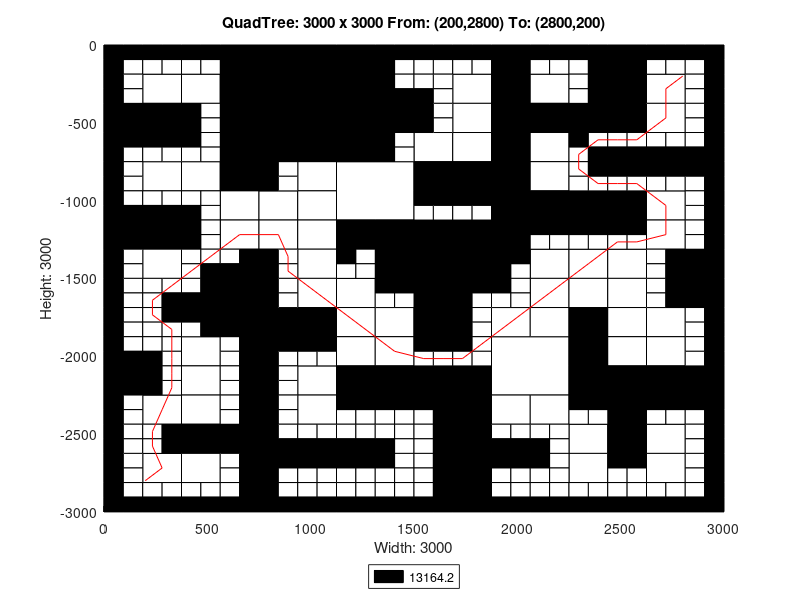

The MATLAB script that drew this image:
axis([0 3000 -3000 0]);
title('QuadTree: 3000 x 3000 From: (200,2800) To: (2800,200)');
xlabel('Width: 3000');
ylabel('Height: 3000');
rectangle('Position',[750 -375 375 375], 'FaceColor',[0 0 0]);
rectangle('Position',[750 -750 375 375], 'FaceColor',[0 0 0]);
rectangle('Position',[1125 -1125 375 375], 'FaceColor',[1 1 1]);
rectangle('Position',[1500 -1500 375 375], 'FaceColor',[0 0 0]);
rectangle('Position',[1875 -2250 375 375], 'FaceColor',[1 1 1]);
rectangle('Position',[187.5 -375 187.5 187.5], 'FaceColor',[1 1 1]);
rectangle('Position',[562.5 -187.5 187.5 187.5], 'FaceColor',[0 0 0]);
rectangle('Position',[375 -375 187.5 187.5], 'FaceColor',[1 1 1]);
rectangle('Position',[562.5 -375 187.5 187.5], 'FaceColor',[0 0 0]);
rectangle('Position',[0 -562.5 187.5 187.5], 'FaceColor',[0 0 0]);
rectangle('Position',[187.5 -562.5 187.5 187.5], 'FaceColor',[0 0 0]);
rectangle('Position',[562.5 -562.5 187.5 187.5], 'FaceColor',[0 0 0]);
rectangle('Position',[562.5 -750 187.5 187.5], 'FaceColor',[0 0 0]);
rectangle('Position',[1125 -187.5 187.5 187.5], 'FaceColor',[0 0 0]);
rectangle('Position',[1125 -375 187.5 187.5], 'FaceColor',[0 0 0]);
rectangle('Position',[1125 -562.5 187.5 187.5], 'FaceColor',[0 0 0]);
rectangle('Position',[1312.5 -562.5 187.5 187.5], 'FaceColor',[0 0 0]);
rectangle('Position',[1125 -750 187.5 187.5], 'FaceColor',[0 0 0]);
rectangle('Position',[187.5 -937.5 187.5 187.5], 'FaceColor',[1 1 1]);
rectangle('Position',[375 -937.5 187.5 187.5], 'FaceColor',[1 1 1]);
rectangle('Position',[562.5 -937.5 187.5 187.5], 'FaceColor',[0 0 0]);
rectangle('Position',[562.5 -1125 187.5 187.5], 'FaceColor',[1 1 1]);
rectangle('Position',[0 -1312.5 187.5 187.5], 'FaceColor',[0 0 0]);
rectangle('Position',[187.5 -1312.5 187.5 187.5], 'FaceColor',[0 0 0]);
rectangle('Position',[187.5 -1500 187.5 187.5], 'FaceColor',[1 1 1]);
rectangle('Position',[562.5 -1312.5 187.5 187.5], 'FaceColor',[1 1 1]);
rectangle('Position',[937.5 -937.5 187.5 187.5], 'FaceColor',[1 1 1]);
rectangle('Position',[750 -1125 187.5 187.5], 'FaceColor',[1 1 1]);
rectangle('Position',[937.5 -1125 187.5 187.5], 'FaceColor',[1 1 1]);
rectangle('Position',[750 -1312.5 187.5 187.5], 'FaceColor',[1 1 1]);
rectangle('Position',[937.5 -1312.5 187.5 187.5], 'FaceColor',[1 1 1]);
rectangle('Position',[937.5 -1500 187.5 187.5], 'FaceColor',[1 1 1]);
rectangle('Position',[1125 -1312.5 187.5 187.5], 'FaceColor',[0 0 0]);
rectangle('Position',[1312.5 -1312.5 187.5 187.5], 'FaceColor',[0 0 0]);
rectangle('Position',[1312.5 -1500 187.5 187.5], 'FaceColor',[0 0 0]);
rectangle('Position',[1687.5 -375 187.5 187.5], 'FaceColor',[1 1 1]);
rectangle('Position',[1875 -187.5 187.5 187.5], 'FaceColor',[0 0 0]);
rectangle('Position',[1875 -375 187.5 187.5], 'FaceColor',[0 0 0]);
rectangle('Position',[2062.5 -375 187.5 187.5], 'FaceColor',[1 1 1]);
rectangle('Position',[1687.5 -562.5 187.5 187.5], 'FaceColor',[1 1 1]);
rectangle('Position',[1500 -750 187.5 187.5], 'FaceColor',[1 1 1]);
rectangle('Position',[1687.5 -750 187.5 187.5], 'FaceColor',[1 1 1]);
rectangle('Position',[1875 -562.5 187.5 187.5], 'FaceColor',[0 0 0]);
rectangle('Position',[2062.5 -562.5 187.5 187.5], 'FaceColor',[0 0 0]);
rectangle('Position',[1875 -750 187.5 187.5], 'FaceColor',[0 0 0]);
rectangle('Position',[2062.5 -750 187.5 187.5], 'FaceColor',[1 1 1]);
rectangle('Position',[2437.5 -187.5 187.5 187.5], 'FaceColor',[0 0 0]);
rectangle('Position',[2437.5 -375 187.5 187.5], 'FaceColor',[0 0 0]);
rectangle('Position',[2625 -375 187.5 187.5], 'FaceColor',[1 1 1]);
rectangle('Position',[2250 -562.5 187.5 187.5], 'FaceColor',[0 0 0]);
rectangle('Position',[2437.5 -562.5 187.5 187.5], 'FaceColor',[0 0 0]);
rectangle('Position',[2625 -562.5 187.5 187.5], 'FaceColor',[1 1 1]);
rectangle('Position',[1500 -937.5 187.5 187.5], 'FaceColor',[0 0 0]);
rectangle('Position',[1687.5 -937.5 187.5 187.5], 'FaceColor',[0 0 0]);
rectangle('Position',[1875 -937.5 187.5 187.5], 'FaceColor',[0 0 0]);
rectangle('Position',[2062.5 -937.5 187.5 187.5], 'FaceColor',[1 1 1]);
rectangle('Position',[1875 -1125 187.5 187.5], 'FaceColor',[0 0 0]);
rectangle('Position',[2062.5 -1125 187.5 187.5], 'FaceColor',[0 0 0]);
rectangle('Position',[1875 -1312.5 187.5 187.5], 'FaceColor',[0 0 0]);
rectangle('Position',[2062.5 -1500 187.5 187.5], 'FaceColor',[1 1 1]);
rectangle('Position',[2250 -1125 187.5 187.5], 'FaceColor',[0 0 0]);
rectangle('Position',[2437.5 -1125 187.5 187.5], 'FaceColor',[0 0 0]);
rectangle('Position',[2625 -1125 187.5 187.5], 'FaceColor',[1 1 1]);
rectangle('Position',[2250 -1500 187.5 187.5], 'FaceColor',[1 1 1]);
rectangle('Position',[2437.5 -1500 187.5 187.5], 'FaceColor',[1 1 1]);
rectangle('Position',[2625 -1312.5 187.5 187.5], 'FaceColor',[1 1 1]);
rectangle('Position',[2812.5 -1500 187.5 187.5], 'FaceColor',[0 0 0]);
rectangle('Position',[562.5 -1687.5 187.5 187.5], 'FaceColor',[0 0 0]);
rectangle('Position',[562.5 -1875 187.5 187.5], 'FaceColor',[0 0 0]);
rectangle('Position',[0 -2250 187.5 187.5], 'FaceColor',[0 0 0]);
rectangle('Position',[375 -2062.5 187.5 187.5], 'FaceColor',[1 1 1]);
rectangle('Position',[375 -2250 187.5 187.5], 'FaceColor',[1 1 1]);
rectangle('Position',[937.5 -1687.5 187.5 187.5], 'FaceColor',[1 1 1]);
rectangle('Position',[750 -1875 187.5 187.5], 'FaceColor',[0 0 0]);
rectangle('Position',[937.5 -1875 187.5 187.5], 'FaceColor',[0 0 0]);
rectangle('Position',[1125 -1687.5 187.5 187.5], 'FaceColor',[1 1 1]);
rectangle('Position',[1125 -1875 187.5 187.5], 'FaceColor',[1 1 1]);
rectangle('Position',[1312.5 -1875 187.5 187.5], 'FaceColor',[1 1 1]);
rectangle('Position',[937.5 -2250 187.5 187.5], 'FaceColor',[1 1 1]);
rectangle('Position',[1125 -2062.5 187.5 187.5], 'FaceColor',[1 1 1]);
rectangle('Position',[1312.5 -2062.5 187.5 187.5], 'FaceColor',[1 1 1]);
rectangle('Position',[1125 -2250 187.5 187.5], 'FaceColor',[0 0 0]);
rectangle('Position',[1312.5 -2250 187.5 187.5], 'FaceColor',[0 0 0]);
rectangle('Position',[187.5 -2437.5 187.5 187.5], 'FaceColor',[1 1 1]);
rectangle('Position',[375 -2437.5 187.5 187.5], 'FaceColor',[1 1 1]);
rectangle('Position',[375 -2625 187.5 187.5], 'FaceColor',[0 0 0]);
rectangle('Position',[562.5 -2625 187.5 187.5], 'FaceColor',[0 0 0]);
rectangle('Position',[187.5 -2812.5 187.5 187.5], 'FaceColor',[1 1 1]);
rectangle('Position',[375 -2812.5 187.5 187.5], 'FaceColor',[1 1 1]);
rectangle('Position',[937.5 -2437.5 187.5 187.5], 'FaceColor',[1 1 1]);
rectangle('Position',[1500 -1687.5 187.5 187.5], 'FaceColor',[0 0 0]);
rectangle('Position',[1500 -1875 187.5 187.5], 'FaceColor',[0 0 0]);
rectangle('Position',[2062.5 -1687.5 187.5 187.5], 'FaceColor',[1 1 1]);
rectangle('Position',[1875 -1875 187.5 187.5], 'FaceColor',[1 1 1]);
rectangle('Position',[2062.5 -1875 187.5 187.5], 'FaceColor',[1 1 1]);
rectangle('Position',[1500 -2250 187.5 187.5], 'FaceColor',[0 0 0]);
rectangle('Position',[1687.5 -2250 187.5 187.5], 'FaceColor',[0 0 0]);
rectangle('Position',[2250 -1687.5 187.5 187.5], 'FaceColor',[1 1 1]);
rectangle('Position',[2437.5 -1687.5 187.5 187.5], 'FaceColor',[1 1 1]);
rectangle('Position',[2250 -1875 187.5 187.5], 'FaceColor',[0 0 0]);
rectangle('Position',[2437.5 -1875 187.5 187.5], 'FaceColor',[1 1 1]);
rectangle('Position',[2812.5 -1687.5 187.5 187.5], 'FaceColor',[0 0 0]);
rectangle('Position',[2625 -1875 187.5 187.5], 'FaceColor',[1 1 1]);
rectangle('Position',[2250 -2062.5 187.5 187.5], 'FaceColor',[0 0 0]);
rectangle('Position',[2437.5 -2062.5 187.5 187.5], 'FaceColor',[1 1 1]);
rectangle('Position',[2250 -2250 187.5 187.5], 'FaceColor',[0 0 0]);
rectangle('Position',[2437.5 -2250 187.5 187.5], 'FaceColor',[0 0 0]);
rectangle('Position',[2625 -2062.5 187.5 187.5], 'FaceColor',[1 1 1]);
rectangle('Position',[2625 -2250 187.5 187.5], 'FaceColor',[0 0 0]);
rectangle('Position',[2812.5 -2250 187.5 187.5], 'FaceColor',[0 0 0]);
rectangle('Position',[1687.5 -2437.5 187.5 187.5], 'FaceColor',[0 0 0]);
rectangle('Position',[1687.5 -2625 187.5 187.5], 'FaceColor',[0 0 0]);
rectangle('Position',[1875 -2437.5 187.5 187.5], 'FaceColor',[1 1 1]);
rectangle('Position',[2062.5 -2437.5 187.5 187.5], 'FaceColor',[1 1 1]);
rectangle('Position',[1687.5 -2812.5 187.5 187.5], 'FaceColor',[0 0 0]);
rectangle('Position',[1687.5 -3000 187.5 187.5], 'FaceColor',[0 0 0]);
rectangle('Position',[2437.5 -2437.5 187.5 187.5], 'FaceColor',[0 0 0]);
rectangle('Position',[2250 -2625 187.5 187.5], 'FaceColor',[1 1 1]);
rectangle('Position',[2437.5 -2625 187.5 187.5], 'FaceColor',[0 0 0]);
rectangle('Position',[2625 -2625 187.5 187.5], 'FaceColor',[1 1 1]);
rectangle('Position',[2250 -2812.5 187.5 187.5], 'FaceColor',[1 1 1]);
rectangle('Position',[2625 -2812.5 187.5 187.5], 'FaceColor',[1 1 1]);
rectangle('Position',[0 -93.75 93.75 93.75], 'FaceColor',[0 0 0]);
rectangle('Position',[93.75 -93.75 93.75 93.75], 'FaceColor',[0 0 0]);
rectangle('Position',[0 -187.5 93.75 93.75], 'FaceColor',[0 0 0]);
rectangle('Position',[93.75 -187.5 93.75 93.75], 'FaceColor',[1 1 1]);
rectangle('Position',[187.5 -93.75 93.75 93.75], 'FaceColor',[0 0 0]);
rectangle('Position',[281.25 -93.75 93.75 93.75], 'FaceColor',[0 0 0]);
rectangle('Position',[187.5 -187.5 93.75 93.75], 'FaceColor',[1 1 1]);
rectangle('Position',[281.25 -187.5 93.75 93.75], 'FaceColor',[1 1 1]);
rectangle('Position',[0 -281.25 93.75 93.75], 'FaceColor',[0 0 0]);
rectangle('Position',[93.75 -281.25 93.75 93.75], 'FaceColor',[1 1 1]);
rectangle('Position',[0 -375 93.75 93.75], 'FaceColor',[0 0 0]);
rectangle('Position',[93.75 -375 93.75 93.75], 'FaceColor',[1 1 1]);
rectangle('Position',[375 -93.75 93.75 93.75], 'FaceColor',[0 0 0]);
rectangle('Position',[468.75 -93.75 93.75 93.75], 'FaceColor',[0 0 0]);
rectangle('Position',[375 -187.5 93.75 93.75], 'FaceColor',[1 1 1]);
rectangle('Position',[468.75 -187.5 93.75 93.75], 'FaceColor',[1 1 1]);
rectangle('Position',[0 -656.25 93.75 93.75], 'FaceColor',[0 0 0]);
rectangle('Position',[93.75 -656.25 93.75 93.75], 'FaceColor',[0 0 0]);
rectangle('Position',[0 -750 93.75 93.75], 'FaceColor',[0 0 0]);
rectangle('Position',[93.75 -750 93.75 93.75], 'FaceColor',[1 1 1]);
rectangle('Position',[187.5 -656.25 93.75 93.75], 'FaceColor',[0 0 0]);
rectangle('Position',[281.25 -656.25 93.75 93.75], 'FaceColor',[0 0 0]);
rectangle('Position',[187.5 -750 93.75 93.75], 'FaceColor',[1 1 1]);
rectangle('Position',[281.25 -750 93.75 93.75], 'FaceColor',[1 1 1]);
rectangle('Position',[375 -468.75 93.75 93.75], 'FaceColor',[0 0 0]);
rectangle('Position',[468.75 -468.75 93.75 93.75], 'FaceColor',[1 1 1]);
rectangle('Position',[375 -562.5 93.75 93.75], 'FaceColor',[0 0 0]);
rectangle('Position',[468.75 -562.5 93.75 93.75], 'FaceColor',[1 1 1]);
rectangle('Position',[375 -656.25 93.75 93.75], 'FaceColor',[0 0 0]);
rectangle('Position',[468.75 -656.25 93.75 93.75], 'FaceColor',[1 1 1]);
rectangle('Position',[375 -750 93.75 93.75], 'FaceColor',[1 1 1]);
rectangle('Position',[468.75 -750 93.75 93.75], 'FaceColor',[1 1 1]);
rectangle('Position',[1312.5 -93.75 93.75 93.75], 'FaceColor',[0 0 0]);
rectangle('Position',[1406.25 -93.75 93.75 93.75], 'FaceColor',[0 0 0]);
rectangle('Position',[1312.5 -187.5 93.75 93.75], 'FaceColor',[0 0 0]);
rectangle('Position',[1406.25 -187.5 93.75 93.75], 'FaceColor',[1 1 1]);
rectangle('Position',[1312.5 -281.25 93.75 93.75], 'FaceColor',[0 0 0]);
rectangle('Position',[1406.25 -281.25 93.75 93.75], 'FaceColor',[1 1 1]);
rectangle('Position',[1312.5 -375 93.75 93.75], 'FaceColor',[0 0 0]);
rectangle('Position',[1406.25 -375 93.75 93.75], 'FaceColor',[0 0 0]);
rectangle('Position',[1312.5 -656.25 93.75 93.75], 'FaceColor',[0 0 0]);
rectangle('Position',[1406.25 -656.25 93.75 93.75], 'FaceColor',[1 1 1]);
rectangle('Position',[1312.5 -750 93.75 93.75], 'FaceColor',[0 0 0]);
rectangle('Position',[1406.25 -750 93.75 93.75], 'FaceColor',[1 1 1]);
rectangle('Position',[0 -843.75 93.75 93.75], 'FaceColor',[0 0 0]);
rectangle('Position',[93.75 -843.75 93.75 93.75], 'FaceColor',[1 1 1]);
rectangle('Position',[0 -937.5 93.75 93.75], 'FaceColor',[0 0 0]);
rectangle('Position',[93.75 -937.5 93.75 93.75], 'FaceColor',[1 1 1]);
rectangle('Position',[0 -1031.25 93.75 93.75], 'FaceColor',[0 0 0]);
rectangle('Position',[93.75 -1031.25 93.75 93.75], 'FaceColor',[1 1 1]);
rectangle('Position',[0 -1125 93.75 93.75], 'FaceColor',[0 0 0]);
rectangle('Position',[93.75 -1125 93.75 93.75], 'FaceColor',[0 0 0]);
rectangle('Position',[187.5 -1031.25 93.75 93.75], 'FaceColor',[1 1 1]);
rectangle('Position',[281.25 -1031.25 93.75 93.75], 'FaceColor',[1 1 1]);
rectangle('Position',[187.5 -1125 93.75 93.75], 'FaceColor',[0 0 0]);
rectangle('Position',[281.25 -1125 93.75 93.75], 'FaceColor',[0 0 0]);
rectangle('Position',[375 -1031.25 93.75 93.75], 'FaceColor',[1 1 1]);
rectangle('Position',[468.75 -1031.25 93.75 93.75], 'FaceColor',[1 1 1]);
rectangle('Position',[375 -1125 93.75 93.75], 'FaceColor',[0 0 0]);
rectangle('Position',[468.75 -1125 93.75 93.75], 'FaceColor',[1 1 1]);
rectangle('Position',[0 -1406.25 93.75 93.75], 'FaceColor',[0 0 0]);
rectangle('Position',[93.75 -1406.25 93.75 93.75], 'FaceColor',[1 1 1]);
rectangle('Position',[0 -1500 93.75 93.75], 'FaceColor',[0 0 0]);
rectangle('Position',[93.75 -1500 93.75 93.75], 'FaceColor',[1 1 1]);
rectangle('Position',[375 -1218.75 93.75 93.75], 'FaceColor',[0 0 0]);
rectangle('Position',[468.75 -1218.75 93.75 93.75], 'FaceColor',[1 1 1]);
rectangle('Position',[375 -1312.5 93.75 93.75], 'FaceColor',[0 0 0]);
rectangle('Position',[468.75 -1312.5 93.75 93.75], 'FaceColor',[1 1 1]);
rectangle('Position',[375 -1406.25 93.75 93.75], 'FaceColor',[1 1 1]);
rectangle('Position',[468.75 -1406.25 93.75 93.75], 'FaceColor',[1 1 1]);
rectangle('Position',[375 -1500 93.75 93.75], 'FaceColor',[1 1 1]);
rectangle('Position',[468.75 -1500 93.75 93.75], 'FaceColor',[0 0 0]);
rectangle('Position',[562.5 -1406.25 93.75 93.75], 'FaceColor',[1 1 1]);
rectangle('Position',[656.25 -1406.25 93.75 93.75], 'FaceColor',[0 0 0]);
rectangle('Position',[562.5 -1500 93.75 93.75], 'FaceColor',[0 0 0]);
rectangle('Position',[656.25 -1500 93.75 93.75], 'FaceColor',[0 0 0]);
rectangle('Position',[750 -843.75 93.75 93.75], 'FaceColor',[0 0 0]);
rectangle('Position',[843.75 -843.75 93.75 93.75], 'FaceColor',[1 1 1]);
rectangle('Position',[750 -937.5 93.75 93.75], 'FaceColor',[0 0 0]);
rectangle('Position',[843.75 -937.5 93.75 93.75], 'FaceColor',[1 1 1]);
rectangle('Position',[750 -1406.25 93.75 93.75], 'FaceColor',[0 0 0]);
rectangle('Position',[843.75 -1406.25 93.75 93.75], 'FaceColor',[1 1 1]);
rectangle('Position',[750 -1500 93.75 93.75], 'FaceColor',[0 0 0]);
rectangle('Position',[843.75 -1500 93.75 93.75], 'FaceColor',[1 1 1]);
rectangle('Position',[1125 -1406.25 93.75 93.75], 'FaceColor',[0 0 0]);
rectangle('Position',[1218.75 -1406.25 93.75 93.75], 'FaceColor',[1 1 1]);
rectangle('Position',[1125 -1500 93.75 93.75], 'FaceColor',[1 1 1]);
rectangle('Position',[1218.75 -1500 93.75 93.75], 'FaceColor',[1 1 1]);
rectangle('Position',[1500 -93.75 93.75 93.75], 'FaceColor',[0 0 0]);
rectangle('Position',[1593.75 -93.75 93.75 93.75], 'FaceColor',[0 0 0]);
rectangle('Position',[1500 -187.5 93.75 93.75], 'FaceColor',[1 1 1]);
rectangle('Position',[1593.75 -187.5 93.75 93.75], 'FaceColor',[1 1 1]);
rectangle('Position',[1687.5 -93.75 93.75 93.75], 'FaceColor',[0 0 0]);
rectangle('Position',[1781.25 -93.75 93.75 93.75], 'FaceColor',[0 0 0]);
rectangle('Position',[1687.5 -187.5 93.75 93.75], 'FaceColor',[1 1 1]);
rectangle('Position',[1781.25 -187.5 93.75 93.75], 'FaceColor',[1 1 1]);
rectangle('Position',[1500 -281.25 93.75 93.75], 'FaceColor',[1 1 1]);
rectangle('Position',[1593.75 -281.25 93.75 93.75], 'FaceColor',[1 1 1]);
rectangle('Position',[1500 -375 93.75 93.75], 'FaceColor',[0 0 0]);
rectangle('Position',[1593.75 -375 93.75 93.75], 'FaceColor',[1 1 1]);
rectangle('Position',[2062.5 -93.75 93.75 93.75], 'FaceColor',[0 0 0]);
rectangle('Position',[2156.25 -93.75 93.75 93.75], 'FaceColor',[0 0 0]);
rectangle('Position',[2062.5 -187.5 93.75 93.75], 'FaceColor',[1 1 1]);
rectangle('Position',[2156.25 -187.5 93.75 93.75], 'FaceColor',[1 1 1]);
rectangle('Position',[1500 -468.75 93.75 93.75], 'FaceColor',[0 0 0]);
rectangle('Position',[1593.75 -468.75 93.75 93.75], 'FaceColor',[1 1 1]);
rectangle('Position',[1500 -562.5 93.75 93.75], 'FaceColor',[0 0 0]);
rectangle('Position',[1593.75 -562.5 93.75 93.75], 'FaceColor',[1 1 1]);
rectangle('Position',[2250 -93.75 93.75 93.75], 'FaceColor',[0 0 0]);
rectangle('Position',[2343.75 -93.75 93.75 93.75], 'FaceColor',[0 0 0]);
rectangle('Position',[2250 -187.5 93.75 93.75], 'FaceColor',[1 1 1]);
rectangle('Position',[2343.75 -187.5 93.75 93.75], 'FaceColor',[0 0 0]);
rectangle('Position',[2250 -281.25 93.75 93.75], 'FaceColor',[1 1 1]);
rectangle('Position',[2343.75 -281.25 93.75 93.75], 'FaceColor',[0 0 0]);
rectangle('Position',[2250 -375 93.75 93.75], 'FaceColor',[1 1 1]);
rectangle('Position',[2343.75 -375 93.75 93.75], 'FaceColor',[0 0 0]);
rectangle('Position',[2625 -93.75 93.75 93.75], 'FaceColor',[0 0 0]);
rectangle('Position',[2718.75 -93.75 93.75 93.75], 'FaceColor',[0 0 0]);
rectangle('Position',[2625 -187.5 93.75 93.75], 'FaceColor',[1 1 1]);
rectangle('Position',[2718.75 -187.5 93.75 93.75], 'FaceColor',[1 1 1]);
rectangle('Position',[2812.5 -93.75 93.75 93.75], 'FaceColor',[0 0 0]);
rectangle('Position',[2906.25 -93.75 93.75 93.75], 'FaceColor',[0 0 0]);
rectangle('Position',[2812.5 -187.5 93.75 93.75], 'FaceColor',[1 1 1]);
rectangle('Position',[2906.25 -187.5 93.75 93.75], 'FaceColor',[0 0 0]);
rectangle('Position',[2812.5 -281.25 93.75 93.75], 'FaceColor',[1 1 1]);
rectangle('Position',[2906.25 -281.25 93.75 93.75], 'FaceColor',[0 0 0]);
rectangle('Position',[2812.5 -375 93.75 93.75], 'FaceColor',[1 1 1]);
rectangle('Position',[2906.25 -375 93.75 93.75], 'FaceColor',[0 0 0]);
rectangle('Position',[2250 -656.25 93.75 93.75], 'FaceColor',[0 0 0]);
rectangle('Position',[2343.75 -656.25 93.75 93.75], 'FaceColor',[1 1 1]);
rectangle('Position',[2250 -750 93.75 93.75], 'FaceColor',[1 1 1]);
rectangle('Position',[2343.75 -750 93.75 93.75], 'FaceColor',[0 0 0]);
rectangle('Position',[2437.5 -656.25 93.75 93.75], 'FaceColor',[1 1 1]);
rectangle('Position',[2531.25 -656.25 93.75 93.75], 'FaceColor',[1 1 1]);
rectangle('Position',[2437.5 -750 93.75 93.75], 'FaceColor',[0 0 0]);
rectangle('Position',[2531.25 -750 93.75 93.75], 'FaceColor',[0 0 0]);
rectangle('Position',[2812.5 -468.75 93.75 93.75], 'FaceColor',[1 1 1]);
rectangle('Position',[2906.25 -468.75 93.75 93.75], 'FaceColor',[0 0 0]);
rectangle('Position',[2812.5 -562.5 93.75 93.75], 'FaceColor',[1 1 1]);
rectangle('Position',[2906.25 -562.5 93.75 93.75], 'FaceColor',[0 0 0]);
rectangle('Position',[2625 -656.25 93.75 93.75], 'FaceColor',[1 1 1]);
rectangle('Position',[2718.75 -656.25 93.75 93.75], 'FaceColor',[1 1 1]);
rectangle('Position',[2625 -750 93.75 93.75], 'FaceColor',[0 0 0]);
rectangle('Position',[2718.75 -750 93.75 93.75], 'FaceColor',[0 0 0]);
rectangle('Position',[2812.5 -656.25 93.75 93.75], 'FaceColor',[1 1 1]);
rectangle('Position',[2906.25 -656.25 93.75 93.75], 'FaceColor',[0 0 0]);
rectangle('Position',[2812.5 -750 93.75 93.75], 'FaceColor',[0 0 0]);
rectangle('Position',[2906.25 -750 93.75 93.75], 'FaceColor',[0 0 0]);
rectangle('Position',[1500 -1031.25 93.75 93.75], 'FaceColor',[0 0 0]);
rectangle('Position',[1593.75 -1031.25 93.75 93.75], 'FaceColor',[0 0 0]);
rectangle('Position',[1500 -1125 93.75 93.75], 'FaceColor',[1 1 1]);
rectangle('Position',[1593.75 -1125 93.75 93.75], 'FaceColor',[1 1 1]);
rectangle('Position',[1687.5 -1031.25 93.75 93.75], 'FaceColor',[0 0 0]);
rectangle('Position',[1781.25 -1031.25 93.75 93.75], 'FaceColor',[0 0 0]);
rectangle('Position',[1687.5 -1125 93.75 93.75], 'FaceColor',[1 1 1]);
rectangle('Position',[1781.25 -1125 93.75 93.75], 'FaceColor',[1 1 1]);
rectangle('Position',[2062.5 -1218.75 93.75 93.75], 'FaceColor',[0 0 0]);
rectangle('Position',[2156.25 -1218.75 93.75 93.75], 'FaceColor',[0 0 0]);
rectangle('Position',[2062.5 -1312.5 93.75 93.75], 'FaceColor',[1 1 1]);
rectangle('Position',[2156.25 -1312.5 93.75 93.75], 'FaceColor',[1 1 1]);
rectangle('Position',[1875 -1406.25 93.75 93.75], 'FaceColor',[0 0 0]);
rectangle('Position',[1968.75 -1406.25 93.75 93.75], 'FaceColor',[0 0 0]);
rectangle('Position',[1875 -1500 93.75 93.75], 'FaceColor',[0 0 0]);
rectangle('Position',[1968.75 -1500 93.75 93.75], 'FaceColor',[1 1 1]);
rectangle('Position',[2250 -843.75 93.75 93.75], 'FaceColor',[1 1 1]);
rectangle('Position',[2343.75 -843.75 93.75 93.75], 'FaceColor',[0 0 0]);
rectangle('Position',[2250 -937.5 93.75 93.75], 'FaceColor',[1 1 1]);
rectangle('Position',[2343.75 -937.5 93.75 93.75], 'FaceColor',[1 1 1]);
rectangle('Position',[2437.5 -843.75 93.75 93.75], 'FaceColor',[0 0 0]);
rectangle('Position',[2531.25 -843.75 93.75 93.75], 'FaceColor',[0 0 0]);
rectangle('Position',[2437.5 -937.5 93.75 93.75], 'FaceColor',[1 1 1]);
rectangle('Position',[2531.25 -937.5 93.75 93.75], 'FaceColor',[1 1 1]);
rectangle('Position',[2625 -843.75 93.75 93.75], 'FaceColor',[0 0 0]);
rectangle('Position',[2718.75 -843.75 93.75 93.75], 'FaceColor',[0 0 0]);
rectangle('Position',[2625 -937.5 93.75 93.75], 'FaceColor',[1 1 1]);
rectangle('Position',[2718.75 -937.5 93.75 93.75], 'FaceColor',[1 1 1]);
rectangle('Position',[2812.5 -843.75 93.75 93.75], 'FaceColor',[0 0 0]);
rectangle('Position',[2906.25 -843.75 93.75 93.75], 'FaceColor',[0 0 0]);
rectangle('Position',[2812.5 -937.5 93.75 93.75], 'FaceColor',[1 1 1]);
rectangle('Position',[2906.25 -937.5 93.75 93.75], 'FaceColor',[0 0 0]);
rectangle('Position',[2812.5 -1031.25 93.75 93.75], 'FaceColor',[1 1 1]);
rectangle('Position',[2906.25 -1031.25 93.75 93.75], 'FaceColor',[0 0 0]);
rectangle('Position',[2812.5 -1125 93.75 93.75], 'FaceColor',[1 1 1]);
rectangle('Position',[2906.25 -1125 93.75 93.75], 'FaceColor',[0 0 0]);
rectangle('Position',[2250 -1218.75 93.75 93.75], 'FaceColor',[0 0 0]);
rectangle('Position',[2343.75 -1218.75 93.75 93.75], 'FaceColor',[0 0 0]);
rectangle('Position',[2250 -1312.5 93.75 93.75], 'FaceColor',[1 1 1]);
rectangle('Position',[2343.75 -1312.5 93.75 93.75], 'FaceColor',[1 1 1]);
rectangle('Position',[2437.5 -1218.75 93.75 93.75], 'FaceColor',[0 0 0]);
rectangle('Position',[2531.25 -1218.75 93.75 93.75], 'FaceColor',[0 0 0]);
rectangle('Position',[2437.5 -1312.5 93.75 93.75], 'FaceColor',[1 1 1]);
rectangle('Position',[2531.25 -1312.5 93.75 93.75], 'FaceColor',[1 1 1]);
rectangle('Position',[2812.5 -1218.75 93.75 93.75], 'FaceColor',[1 1 1]);
rectangle('Position',[2906.25 -1218.75 93.75 93.75], 'FaceColor',[0 0 0]);
rectangle('Position',[2812.5 -1312.5 93.75 93.75], 'FaceColor',[1 1 1]);
rectangle('Position',[2906.25 -1312.5 93.75 93.75], 'FaceColor',[0 0 0]);
rectangle('Position',[2625 -1406.25 93.75 93.75], 'FaceColor',[1 1 1]);
rectangle('Position',[2718.75 -1406.25 93.75 93.75], 'FaceColor',[0 0 0]);
rectangle('Position',[2625 -1500 93.75 93.75], 'FaceColor',[1 1 1]);
rectangle('Position',[2718.75 -1500 93.75 93.75], 'FaceColor',[0 0 0]);
rectangle('Position',[0 -1593.75 93.75 93.75], 'FaceColor',[0 0 0]);
rectangle('Position',[93.75 -1593.75 93.75 93.75], 'FaceColor',[1 1 1]);
rectangle('Position',[0 -1687.5 93.75 93.75], 'FaceColor',[0 0 0]);
rectangle('Position',[93.75 -1687.5 93.75 93.75], 'FaceColor',[1 1 1]);
rectangle('Position',[187.5 -1593.75 93.75 93.75], 'FaceColor',[1 1 1]);
rectangle('Position',[281.25 -1593.75 93.75 93.75], 'FaceColor',[1 1 1]);
rectangle('Position',[187.5 -1687.5 93.75 93.75], 'FaceColor',[1 1 1]);
rectangle('Position',[281.25 -1687.5 93.75 93.75], 'FaceColor',[0 0 0]);
rectangle('Position',[0 -1781.25 93.75 93.75], 'FaceColor',[0 0 0]);
rectangle('Position',[93.75 -1781.25 93.75 93.75], 'FaceColor',[1 1 1]);
rectangle('Position',[0 -1875 93.75 93.75], 'FaceColor',[0 0 0]);
rectangle('Position',[93.75 -1875 93.75 93.75], 'FaceColor',[1 1 1]);
rectangle('Position',[187.5 -1781.25 93.75 93.75], 'FaceColor',[1 1 1]);
rectangle('Position',[281.25 -1781.25 93.75 93.75], 'FaceColor',[0 0 0]);
rectangle('Position',[187.5 -1875 93.75 93.75], 'FaceColor',[1 1 1]);
rectangle('Position',[281.25 -1875 93.75 93.75], 'FaceColor',[1 1 1]);
rectangle('Position',[375 -1593.75 93.75 93.75], 'FaceColor',[1 1 1]);
rectangle('Position',[468.75 -1593.75 93.75 93.75], 'FaceColor',[0 0 0]);
rectangle('Position',[375 -1687.5 93.75 93.75], 'FaceColor',[0 0 0]);
rectangle('Position',[468.75 -1687.5 93.75 93.75], 'FaceColor',[0 0 0]);
rectangle('Position',[375 -1781.25 93.75 93.75], 'FaceColor',[0 0 0]);
rectangle('Position',[468.75 -1781.25 93.75 93.75], 'FaceColor',[0 0 0]);
rectangle('Position',[375 -1875 93.75 93.75], 'FaceColor',[1 1 1]);
rectangle('Position',[468.75 -1875 93.75 93.75], 'FaceColor',[0 0 0]);
rectangle('Position',[0 -1968.75 93.75 93.75], 'FaceColor',[0 0 0]);
rectangle('Position',[93.75 -1968.75 93.75 93.75], 'FaceColor',[1 1 1]);
rectangle('Position',[0 -2062.5 93.75 93.75], 'FaceColor',[0 0 0]);
rectangle('Position',[93.75 -2062.5 93.75 93.75], 'FaceColor',[0 0 0]);
rectangle('Position',[187.5 -1968.75 93.75 93.75], 'FaceColor',[1 1 1]);
rectangle('Position',[281.25 -1968.75 93.75 93.75], 'FaceColor',[1 1 1]);
rectangle('Position',[187.5 -2062.5 93.75 93.75], 'FaceColor',[0 0 0]);
rectangle('Position',[281.25 -2062.5 93.75 93.75], 'FaceColor',[1 1 1]);
rectangle('Position',[187.5 -2156.25 93.75 93.75], 'FaceColor',[0 0 0]);
rectangle('Position',[281.25 -2156.25 93.75 93.75], 'FaceColor',[1 1 1]);
rectangle('Position',[187.5 -2250 93.75 93.75], 'FaceColor',[0 0 0]);
rectangle('Position',[281.25 -2250 93.75 93.75], 'FaceColor',[1 1 1]);
rectangle('Position',[562.5 -1968.75 93.75 93.75], 'FaceColor',[1 1 1]);
rectangle('Position',[656.25 -1968.75 93.75 93.75], 'FaceColor',[0 0 0]);
rectangle('Position',[562.5 -2062.5 93.75 93.75], 'FaceColor',[1 1 1]);
rectangle('Position',[656.25 -2062.5 93.75 93.75], 'FaceColor',[0 0 0]);
rectangle('Position',[562.5 -2156.25 93.75 93.75], 'FaceColor',[1 1 1]);
rectangle('Position',[656.25 -2156.25 93.75 93.75], 'FaceColor',[0 0 0]);
rectangle('Position',[562.5 -2250 93.75 93.75], 'FaceColor',[1 1 1]);
rectangle('Position',[656.25 -2250 93.75 93.75], 'FaceColor',[0 0 0]);
rectangle('Position',[750 -1593.75 93.75 93.75], 'FaceColor',[0 0 0]);
rectangle('Position',[843.75 -1593.75 93.75 93.75], 'FaceColor',[1 1 1]);
rectangle('Position',[750 -1687.5 93.75 93.75], 'FaceColor',[0 0 0]);
rectangle('Position',[843.75 -1687.5 93.75 93.75], 'FaceColor',[1 1 1]);
rectangle('Position',[1312.5 -1593.75 93.75 93.75], 'FaceColor',[0 0 0]);
rectangle('Position',[1406.25 -1593.75 93.75 93.75], 'FaceColor',[0 0 0]);
rectangle('Position',[1312.5 -1687.5 93.75 93.75], 'FaceColor',[1 1 1]);
rectangle('Position',[1406.25 -1687.5 93.75 93.75], 'FaceColor',[1 1 1]);
rectangle('Position',[750 -1968.75 93.75 93.75], 'FaceColor',[0 0 0]);
rectangle('Position',[843.75 -1968.75 93.75 93.75], 'FaceColor',[0 0 0]);
rectangle('Position',[750 -2062.5 93.75 93.75], 'FaceColor',[0 0 0]);
rectangle('Position',[843.75 -2062.5 93.75 93.75], 'FaceColor',[1 1 1]);
rectangle('Position',[937.5 -1968.75 93.75 93.75], 'FaceColor',[0 0 0]);
rectangle('Position',[1031.25 -1968.75 93.75 93.75], 'FaceColor',[0 0 0]);
rectangle('Position',[937.5 -2062.5 93.75 93.75], 'FaceColor',[1 1 1]);
rectangle('Position',[1031.25 -2062.5 93.75 93.75], 'FaceColor',[1 1 1]);
rectangle('Position',[750 -2156.25 93.75 93.75], 'FaceColor',[0 0 0]);
rectangle('Position',[843.75 -2156.25 93.75 93.75], 'FaceColor',[1 1 1]);
rectangle('Position',[750 -2250 93.75 93.75], 'FaceColor',[0 0 0]);
rectangle('Position',[843.75 -2250 93.75 93.75], 'FaceColor',[1 1 1]);
rectangle('Position',[0 -2343.75 93.75 93.75], 'FaceColor',[0 0 0]);
rectangle('Position',[93.75 -2343.75 93.75 93.75], 'FaceColor',[1 1 1]);
rectangle('Position',[0 -2437.5 93.75 93.75], 'FaceColor',[0 0 0]);
rectangle('Position',[93.75 -2437.5 93.75 93.75], 'FaceColor',[1 1 1]);
rectangle('Position',[0 -2531.25 93.75 93.75], 'FaceColor',[0 0 0]);
rectangle('Position',[93.75 -2531.25 93.75 93.75], 'FaceColor',[1 1 1]);
rectangle('Position',[0 -2625 93.75 93.75], 'FaceColor',[0 0 0]);
rectangle('Position',[93.75 -2625 93.75 93.75], 'FaceColor',[1 1 1]);
rectangle('Position',[187.5 -2531.25 93.75 93.75], 'FaceColor',[1 1 1]);
rectangle('Position',[281.25 -2531.25 93.75 93.75], 'FaceColor',[0 0 0]);
rectangle('Position',[187.5 -2625 93.75 93.75], 'FaceColor',[1 1 1]);
rectangle('Position',[281.25 -2625 93.75 93.75], 'FaceColor',[0 0 0]);
rectangle('Position',[562.5 -2343.75 93.75 93.75], 'FaceColor',[1 1 1]);
rectangle('Position',[656.25 -2343.75 93.75 93.75], 'FaceColor',[0 0 0]);
rectangle('Position',[562.5 -2437.5 93.75 93.75], 'FaceColor',[1 1 1]);
rectangle('Position',[656.25 -2437.5 93.75 93.75], 'FaceColor',[0 0 0]);
rectangle('Position',[0 -2718.75 93.75 93.75], 'FaceColor',[0 0 0]);
rectangle('Position',[93.75 -2718.75 93.75 93.75], 'FaceColor',[1 1 1]);
rectangle('Position',[0 -2812.5 93.75 93.75], 'FaceColor',[0 0 0]);
rectangle('Position',[93.75 -2812.5 93.75 93.75], 'FaceColor',[1 1 1]);
rectangle('Position',[0 -2906.25 93.75 93.75], 'FaceColor',[0 0 0]);
rectangle('Position',[93.75 -2906.25 93.75 93.75], 'FaceColor',[1 1 1]);
rectangle('Position',[0 -3000 93.75 93.75], 'FaceColor',[0 0 0]);
rectangle('Position',[93.75 -3000 93.75 93.75], 'FaceColor',[0 0 0]);
rectangle('Position',[187.5 -2906.25 93.75 93.75], 'FaceColor',[1 1 1]);
rectangle('Position',[281.25 -2906.25 93.75 93.75], 'FaceColor',[1 1 1]);
rectangle('Position',[187.5 -3000 93.75 93.75], 'FaceColor',[0 0 0]);
rectangle('Position',[281.25 -3000 93.75 93.75], 'FaceColor',[0 0 0]);
rectangle('Position',[562.5 -2718.75 93.75 93.75], 'FaceColor',[1 1 1]);
rectangle('Position',[656.25 -2718.75 93.75 93.75], 'FaceColor',[0 0 0]);
rectangle('Position',[562.5 -2812.5 93.75 93.75], 'FaceColor',[1 1 1]);
rectangle('Position',[656.25 -2812.5 93.75 93.75], 'FaceColor',[0 0 0]);
rectangle('Position',[375 -2906.25 93.75 93.75], 'FaceColor',[1 1 1]);
rectangle('Position',[468.75 -2906.25 93.75 93.75], 'FaceColor',[1 1 1]);
rectangle('Position',[375 -3000 93.75 93.75], 'FaceColor',[0 0 0]);
rectangle('Position',[468.75 -3000 93.75 93.75], 'FaceColor',[0 0 0]);
rectangle('Position',[562.5 -2906.25 93.75 93.75], 'FaceColor',[1 1 1]);
rectangle('Position',[656.25 -2906.25 93.75 93.75], 'FaceColor',[0 0 0]);
rectangle('Position',[562.5 -3000 93.75 93.75], 'FaceColor',[0 0 0]);
rectangle('Position',[656.25 -3000 93.75 93.75], 'FaceColor',[0 0 0]);
rectangle('Position',[750 -2343.75 93.75 93.75], 'FaceColor',[0 0 0]);
rectangle('Position',[843.75 -2343.75 93.75 93.75], 'FaceColor',[1 1 1]);
rectangle('Position',[750 -2437.5 93.75 93.75], 'FaceColor',[0 0 0]);
rectangle('Position',[843.75 -2437.5 93.75 93.75], 'FaceColor',[1 1 1]);
rectangle('Position',[750 -2531.25 93.75 93.75], 'FaceColor',[0 0 0]);
rectangle('Position',[843.75 -2531.25 93.75 93.75], 'FaceColor',[1 1 1]);
rectangle('Position',[750 -2625 93.75 93.75], 'FaceColor',[0 0 0]);
rectangle('Position',[843.75 -2625 93.75 93.75], 'FaceColor',[0 0 0]);
rectangle('Position',[937.5 -2531.25 93.75 93.75], 'FaceColor',[1 1 1]);
rectangle('Position',[1031.25 -2531.25 93.75 93.75], 'FaceColor',[1 1 1]);
rectangle('Position',[937.5 -2625 93.75 93.75], 'FaceColor',[0 0 0]);
rectangle('Position',[1031.25 -2625 93.75 93.75], 'FaceColor',[0 0 0]);
rectangle('Position',[1125 -2343.75 93.75 93.75], 'FaceColor',[0 0 0]);
rectangle('Position',[1218.75 -2343.75 93.75 93.75], 'FaceColor',[0 0 0]);
rectangle('Position',[1125 -2437.5 93.75 93.75], 'FaceColor',[1 1 1]);
rectangle('Position',[1218.75 -2437.5 93.75 93.75], 'FaceColor',[1 1 1]);
rectangle('Position',[1312.5 -2343.75 93.75 93.75], 'FaceColor',[0 0 0]);
rectangle('Position',[1406.25 -2343.75 93.75 93.75], 'FaceColor',[0 0 0]);
rectangle('Position',[1312.5 -2437.5 93.75 93.75], 'FaceColor',[1 1 1]);
rectangle('Position',[1406.25 -2437.5 93.75 93.75], 'FaceColor',[1 1 1]);
rectangle('Position',[1125 -2531.25 93.75 93.75], 'FaceColor',[1 1 1]);
rectangle('Position',[1218.75 -2531.25 93.75 93.75], 'FaceColor',[1 1 1]);
rectangle('Position',[1125 -2625 93.75 93.75], 'FaceColor',[0 0 0]);
rectangle('Position',[1218.75 -2625 93.75 93.75], 'FaceColor',[0 0 0]);
rectangle('Position',[1312.5 -2531.25 93.75 93.75], 'FaceColor',[1 1 1]);
rectangle('Position',[1406.25 -2531.25 93.75 93.75], 'FaceColor',[1 1 1]);
rectangle('Position',[1312.5 -2625 93.75 93.75], 'FaceColor',[0 0 0]);
rectangle('Position',[1406.25 -2625 93.75 93.75], 'FaceColor',[1 1 1]);
rectangle('Position',[750 -2718.75 93.75 93.75], 'FaceColor',[0 0 0]);
rectangle('Position',[843.75 -2718.75 93.75 93.75], 'FaceColor',[0 0 0]);
rectangle('Position',[750 -2812.5 93.75 93.75], 'FaceColor',[0 0 0]);
rectangle('Position',[843.75 -2812.5 93.75 93.75], 'FaceColor',[1 1 1]);
rectangle('Position',[937.5 -2718.75 93.75 93.75], 'FaceColor',[0 0 0]);
rectangle('Position',[1031.25 -2718.75 93.75 93.75], 'FaceColor',[0 0 0]);
rectangle('Position',[937.5 -2812.5 93.75 93.75], 'FaceColor',[1 1 1]);
rectangle('Position',[1031.25 -2812.5 93.75 93.75], 'FaceColor',[1 1 1]);
rectangle('Position',[750 -2906.25 93.75 93.75], 'FaceColor',[0 0 0]);
rectangle('Position',[843.75 -2906.25 93.75 93.75], 'FaceColor',[1 1 1]);
rectangle('Position',[750 -3000 93.75 93.75], 'FaceColor',[0 0 0]);
rectangle('Position',[843.75 -3000 93.75 93.75], 'FaceColor',[0 0 0]);
rectangle('Position',[937.5 -2906.25 93.75 93.75], 'FaceColor',[1 1 1]);
rectangle('Position',[1031.25 -2906.25 93.75 93.75], 'FaceColor',[1 1 1]);
rectangle('Position',[937.5 -3000 93.75 93.75], 'FaceColor',[0 0 0]);
rectangle('Position',[1031.25 -3000 93.75 93.75], 'FaceColor',[0 0 0]);
rectangle('Position',[1125 -2718.75 93.75 93.75], 'FaceColor',[0 0 0]);
rectangle('Position',[1218.75 -2718.75 93.75 93.75], 'FaceColor',[0 0 0]);
rectangle('Position',[1125 -2812.5 93.75 93.75], 'FaceColor',[1 1 1]);
rectangle('Position',[1218.75 -2812.5 93.75 93.75], 'FaceColor',[1 1 1]);
rectangle('Position',[1312.5 -2718.75 93.75 93.75], 'FaceColor',[0 0 0]);
rectangle('Position',[1406.25 -2718.75 93.75 93.75], 'FaceColor',[1 1 1]);
rectangle('Position',[1312.5 -2812.5 93.75 93.75], 'FaceColor',[1 1 1]);
rectangle('Position',[1406.25 -2812.5 93.75 93.75], 'FaceColor',[1 1 1]);
rectangle('Position',[1125 -2906.25 93.75 93.75], 'FaceColor',[1 1 1]);
rectangle('Position',[1218.75 -2906.25 93.75 93.75], 'FaceColor',[1 1 1]);
rectangle('Position',[1125 -3000 93.75 93.75], 'FaceColor',[0 0 0]);
rectangle('Position',[1218.75 -3000 93.75 93.75], 'FaceColor',[0 0 0]);
rectangle('Position',[1312.5 -2906.25 93.75 93.75], 'FaceColor',[1 1 1]);
rectangle('Position',[1406.25 -2906.25 93.75 93.75], 'FaceColor',[1 1 1]);
rectangle('Position',[1312.5 -3000 93.75 93.75], 'FaceColor',[0 0 0]);
rectangle('Position',[1406.25 -3000 93.75 93.75], 'FaceColor',[0 0 0]);
rectangle('Position',[1687.5 -1593.75 93.75 93.75], 'FaceColor',[0 0 0]);
rectangle('Position',[1781.25 -1593.75 93.75 93.75], 'FaceColor',[0 0 0]);
rectangle('Position',[1687.5 -1687.5 93.75 93.75], 'FaceColor',[0 0 0]);
rectangle('Position',[1781.25 -1687.5 93.75 93.75], 'FaceColor',[1 1 1]);
rectangle('Position',[1687.5 -1781.25 93.75 93.75], 'FaceColor',[0 0 0]);
rectangle('Position',[1781.25 -1781.25 93.75 93.75], 'FaceColor',[1 1 1]);
rectangle('Position',[1687.5 -1875 93.75 93.75], 'FaceColor',[0 0 0]);
rectangle('Position',[1781.25 -1875 93.75 93.75], 'FaceColor',[1 1 1]);
rectangle('Position',[1875 -1593.75 93.75 93.75], 'FaceColor',[0 0 0]);
rectangle('Position',[1968.75 -1593.75 93.75 93.75], 'FaceColor',[1 1 1]);
rectangle('Position',[1875 -1687.5 93.75 93.75], 'FaceColor',[1 1 1]);
rectangle('Position',[1968.75 -1687.5 93.75 93.75], 'FaceColor',[1 1 1]);
rectangle('Position',[1500 -1968.75 93.75 93.75], 'FaceColor',[0 0 0]);
rectangle('Position',[1593.75 -1968.75 93.75 93.75], 'FaceColor',[0 0 0]);
rectangle('Position',[1500 -2062.5 93.75 93.75], 'FaceColor',[1 1 1]);
rectangle('Position',[1593.75 -2062.5 93.75 93.75], 'FaceColor',[1 1 1]);
rectangle('Position',[1687.5 -1968.75 93.75 93.75], 'FaceColor',[0 0 0]);
rectangle('Position',[1781.25 -1968.75 93.75 93.75], 'FaceColor',[1 1 1]);
rectangle('Position',[1687.5 -2062.5 93.75 93.75], 'FaceColor',[1 1 1]);
rectangle('Position',[1781.25 -2062.5 93.75 93.75], 'FaceColor',[1 1 1]);
rectangle('Position',[2625 -1593.75 93.75 93.75], 'FaceColor',[1 1 1]);
rectangle('Position',[2718.75 -1593.75 93.75 93.75], 'FaceColor',[0 0 0]);
rectangle('Position',[2625 -1687.5 93.75 93.75], 'FaceColor',[1 1 1]);
rectangle('Position',[2718.75 -1687.5 93.75 93.75], 'FaceColor',[0 0 0]);
rectangle('Position',[2812.5 -1781.25 93.75 93.75], 'FaceColor',[1 1 1]);
rectangle('Position',[2906.25 -1781.25 93.75 93.75], 'FaceColor',[0 0 0]);
rectangle('Position',[2812.5 -1875 93.75 93.75], 'FaceColor',[1 1 1]);
rectangle('Position',[2906.25 -1875 93.75 93.75], 'FaceColor',[0 0 0]);
rectangle('Position',[2812.5 -1968.75 93.75 93.75], 'FaceColor',[1 1 1]);
rectangle('Position',[2906.25 -1968.75 93.75 93.75], 'FaceColor',[0 0 0]);
rectangle('Position',[2812.5 -2062.5 93.75 93.75], 'FaceColor',[1 1 1]);
rectangle('Position',[2906.25 -2062.5 93.75 93.75], 'FaceColor',[0 0 0]);
rectangle('Position',[1500 -2343.75 93.75 93.75], 'FaceColor',[0 0 0]);
rectangle('Position',[1593.75 -2343.75 93.75 93.75], 'FaceColor',[0 0 0]);
rectangle('Position',[1500 -2437.5 93.75 93.75], 'FaceColor',[1 1 1]);
rectangle('Position',[1593.75 -2437.5 93.75 93.75], 'FaceColor',[0 0 0]);
rectangle('Position',[1500 -2531.25 93.75 93.75], 'FaceColor',[1 1 1]);
rectangle('Position',[1593.75 -2531.25 93.75 93.75], 'FaceColor',[0 0 0]);
rectangle('Position',[1500 -2625 93.75 93.75], 'FaceColor',[1 1 1]);
rectangle('Position',[1593.75 -2625 93.75 93.75], 'FaceColor',[0 0 0]);
rectangle('Position',[1875 -2531.25 93.75 93.75], 'FaceColor',[1 1 1]);
rectangle('Position',[1968.75 -2531.25 93.75 93.75], 'FaceColor',[1 1 1]);
rectangle('Position',[1875 -2625 93.75 93.75], 'FaceColor',[0 0 0]);
rectangle('Position',[1968.75 -2625 93.75 93.75], 'FaceColor',[0 0 0]);
rectangle('Position',[2062.5 -2531.25 93.75 93.75], 'FaceColor',[1 1 1]);
rectangle('Position',[2156.25 -2531.25 93.75 93.75], 'FaceColor',[1 1 1]);
rectangle('Position',[2062.5 -2625 93.75 93.75], 'FaceColor',[0 0 0]);
rectangle('Position',[2156.25 -2625 93.75 93.75], 'FaceColor',[1 1 1]);
rectangle('Position',[1500 -2718.75 93.75 93.75], 'FaceColor',[1 1 1]);
rectangle('Position',[1593.75 -2718.75 93.75 93.75], 'FaceColor',[0 0 0]);
rectangle('Position',[1500 -2812.5 93.75 93.75], 'FaceColor',[1 1 1]);
rectangle('Position',[1593.75 -2812.5 93.75 93.75], 'FaceColor',[0 0 0]);
rectangle('Position',[1500 -2906.25 93.75 93.75], 'FaceColor',[1 1 1]);
rectangle('Position',[1593.75 -2906.25 93.75 93.75], 'FaceColor',[0 0 0]);
rectangle('Position',[1500 -3000 93.75 93.75], 'FaceColor',[0 0 0]);
rectangle('Position',[1593.75 -3000 93.75 93.75], 'FaceColor',[0 0 0]);
rectangle('Position',[1875 -2718.75 93.75 93.75], 'FaceColor',[0 0 0]);
rectangle('Position',[1968.75 -2718.75 93.75 93.75], 'FaceColor',[0 0 0]);
rectangle('Position',[1875 -2812.5 93.75 93.75], 'FaceColor',[1 1 1]);
rectangle('Position',[1968.75 -2812.5 93.75 93.75], 'FaceColor',[1 1 1]);
rectangle('Position',[2062.5 -2718.75 93.75 93.75], 'FaceColor',[0 0 0]);
rectangle('Position',[2156.25 -2718.75 93.75 93.75], 'FaceColor',[1 1 1]);
rectangle('Position',[2062.5 -2812.5 93.75 93.75], 'FaceColor',[1 1 1]);
rectangle('Position',[2156.25 -2812.5 93.75 93.75], 'FaceColor',[1 1 1]);
rectangle('Position',[1875 -2906.25 93.75 93.75], 'FaceColor',[1 1 1]);
rectangle('Position',[1968.75 -2906.25 93.75 93.75], 'FaceColor',[1 1 1]);
rectangle('Position',[1875 -3000 93.75 93.75], 'FaceColor',[0 0 0]);
rectangle('Position',[1968.75 -3000 93.75 93.75], 'FaceColor',[0 0 0]);
rectangle('Position',[2062.5 -2906.25 93.75 93.75], 'FaceColor',[1 1 1]);
rectangle('Position',[2156.25 -2906.25 93.75 93.75], 'FaceColor',[1 1 1]);
rectangle('Position',[2062.5 -3000 93.75 93.75], 'FaceColor',[0 0 0]);
rectangle('Position',[2156.25 -3000 93.75 93.75], 'FaceColor',[0 0 0]);
rectangle('Position',[2250 -2343.75 93.75 93.75], 'FaceColor',[0 0 0]);
rectangle('Position',[2343.75 -2343.75 93.75 93.75], 'FaceColor',[0 0 0]);
rectangle('Position',[2250 -2437.5 93.75 93.75], 'FaceColor',[1 1 1]);
rectangle('Position',[2343.75 -2437.5 93.75 93.75], 'FaceColor',[1 1 1]);
rectangle('Position',[2625 -2343.75 93.75 93.75], 'FaceColor',[0 0 0]);
rectangle('Position',[2718.75 -2343.75 93.75 93.75], 'FaceColor',[0 0 0]);
rectangle('Position',[2625 -2437.5 93.75 93.75], 'FaceColor',[1 1 1]);
rectangle('Position',[2718.75 -2437.5 93.75 93.75], 'FaceColor',[1 1 1]);
rectangle('Position',[2812.5 -2343.75 93.75 93.75], 'FaceColor',[0 0 0]);
rectangle('Position',[2906.25 -2343.75 93.75 93.75], 'FaceColor',[0 0 0]);
rectangle('Position',[2812.5 -2437.5 93.75 93.75], 'FaceColor',[1 1 1]);
rectangle('Position',[2906.25 -2437.5 93.75 93.75], 'FaceColor',[0 0 0]);
rectangle('Position',[2812.5 -2531.25 93.75 93.75], 'FaceColor',[1 1 1]);
rectangle('Position',[2906.25 -2531.25 93.75 93.75], 'FaceColor',[0 0 0]);
rectangle('Position',[2812.5 -2625 93.75 93.75], 'FaceColor',[1 1 1]);
rectangle('Position',[2906.25 -2625 93.75 93.75], 'FaceColor',[0 0 0]);
rectangle('Position',[2437.5 -2718.75 93.75 93.75], 'FaceColor',[0 0 0]);
rectangle('Position',[2531.25 -2718.75 93.75 93.75], 'FaceColor',[0 0 0]);
rectangle('Position',[2437.5 -2812.5 93.75 93.75], 'FaceColor',[1 1 1]);
rectangle('Position',[2531.25 -2812.5 93.75 93.75], 'FaceColor',[1 1 1]);
rectangle('Position',[2250 -2906.25 93.75 93.75], 'FaceColor',[1 1 1]);
rectangle('Position',[2343.75 -2906.25 93.75 93.75], 'FaceColor',[1 1 1]);
rectangle('Position',[2250 -3000 93.75 93.75], 'FaceColor',[0 0 0]);
rectangle('Position',[2343.75 -3000 93.75 93.75], 'FaceColor',[0 0 0]);
rectangle('Position',[2437.5 -2906.25 93.75 93.75], 'FaceColor',[1 1 1]);
rectangle('Position',[2531.25 -2906.25 93.75 93.75], 'FaceColor',[1 1 1]);
rectangle('Position',[2437.5 -3000 93.75 93.75], 'FaceColor',[0 0 0]);
rectangle('Position',[2531.25 -3000 93.75 93.75], 'FaceColor',[0 0 0]);
rectangle('Position',[2812.5 -2718.75 93.75 93.75], 'FaceColor',[1 1 1]);
rectangle('Position',[2906.25 -2718.75 93.75 93.75], 'FaceColor',[0 0 0]);
rectangle('Position',[2812.5 -2812.5 93.75 93.75], 'FaceColor',[1 1 1]);
rectangle('Position',[2906.25 -2812.5 93.75 93.75], 'FaceColor',[0 0 0]);
rectangle('Position',[2625 -2906.25 93.75 93.75], 'FaceColor',[1 1 1]);
rectangle('Position',[2718.75 -2906.25 93.75 93.75], 'FaceColor',[1 1 1]);
rectangle('Position',[2625 -3000 93.75 93.75], 'FaceColor',[0 0 0]);
rectangle('Position',[2718.75 -3000 93.75 93.75], 'FaceColor',[0 0 0]);
rectangle('Position',[2812.5 -2906.25 93.75 93.75], 'FaceColor',[1 1 1]);
rectangle('Position',[2906.25 -2906.25 93.75 93.75], 'FaceColor',[0 0 0]);
rectangle('Position',[2812.5 -3000 93.75 93.75], 'FaceColor',[0 0 0]);
rectangle('Position',[2906.25 -3000 93.75 93.75], 'FaceColor',[0 0 0]);
X=[2800,2718.75,2718.75,2578.12,2484.38,2390.62,2296.88,2296.88,2390.62,2484.38,2578.12,2718.75,2718.75,2578.12,2484.38,2343.75,2156.25,1968.75,1828.12,1734.38,1640.62,1546.88,1406.25,1218.75,1031.25,890.625,890.625,843.75,656.25,515.625,421.875,328.125,234.375,234.375,328.125,328.125,328.125,328.125,328.125,281.25,234.375,234.375,281.25,200];
Y=[-200,-281.25,-468.75,-609.375,-609.375,-609.375,-703.125,-796.875,-890.625,-890.625,-890.625,-1031.25,-1218.75,-1265.62,-1265.62,-1406.25,-1593.75,-1781.25,-1921.88,-2015.62,-2015.62,-2015.62,-1968.75,-1781.25,-1593.75,-1453.12,-1359.38,-1218.75,-1218.75,-1359.38,-1453.12,-1546.88,-1640.62,-1734.38,-1828.12,-1921.88,-2015.62,-2109.38,-2203.12,-2343.75,-2484.38,-2578.12,-2718.75,-2800];
hold on;
plot(X,Y,'r');
legend('13164.2','Location','southoutside');
